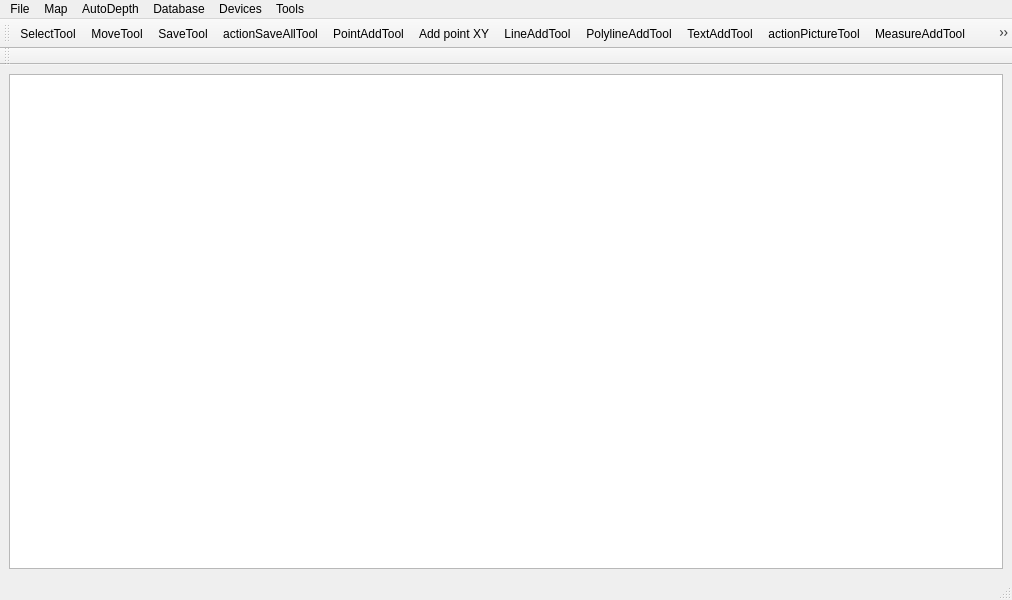
<?xml version="1.0" encoding="UTF-8"?>
<ui version="4.0">
 <class>MainWindow</class>
 <widget class="QMainWindow" name="MainWindow">
  <property name="geometry">
   <rect>
    <x>0</x>
    <y>0</y>
    <width>1012</width>
    <height>600</height>
   </rect>
  </property>
  <property name="windowTitle">
   <string>Cubator</string>
  </property>
  <property name="windowIcon">
   <iconset resource="../../../resources/Cubator.qrc">
    <normaloff>:/icons/cubator.png</normaloff>:/icons/cubator.png</iconset>
  </property>
  <property name="locale">
   <locale language="English" country="UnitedStates"/>
  </property>
  <widget class="QWidget" name="centralwidget">
   <layout class="QGridLayout" name="gridLayout">
    <item row="0" column="0">
     <widget class="GraphicsView" name="graphicsView">
      <property name="autoFillBackground">
       <bool>false</bool>
      </property>
      <property name="interactive">
       <bool>true</bool>
      </property>
      <property name="renderHints">
       <set>QPainter::Antialiasing|QPainter::HighQualityAntialiasing|QPainter::SmoothPixmapTransform|QPainter::TextAntialiasing</set>
      </property>
      <property name="dragMode">
       <enum>QGraphicsView::ScrollHandDrag</enum>
      </property>
      <property name="cacheMode">
       <set>QGraphicsView::CacheBackground</set>
      </property>
      <property name="viewportUpdateMode">
       <enum>QGraphicsView::BoundingRectViewportUpdate</enum>
      </property>
     </widget>
    </item>
   </layout>
  </widget>
  <widget class="QMenuBar" name="menubar">
   <property name="geometry">
    <rect>
     <x>0</x>
     <y>0</y>
     <width>1012</width>
     <height>21</height>
    </rect>
   </property>
   <widget class="QMenu" name="menuMap">
    <property name="title">
     <string>Map</string>
    </property>
    <widget class="QMenu" name="menuMapLayers">
     <property name="title">
      <string>Layers</string>
     </property>
     <addaction name="actionMapLayerAdd"/>
     <addaction name="actionMapLayerRemove"/>
     <addaction name="actionMapLayerVisibility"/>
     <addaction name="actionMapLayerElevation"/>
     <addaction name="actionMapLayerOpacity"/>
     <addaction name="actionMapLayerEditable"/>
     <addaction name="actionSelectDefaultLayer"/>
    </widget>
    <widget class="QMenu" name="menuMapIconsDefinitions">
     <property name="title">
      <string>Definitions of icons</string>
     </property>
     <addaction name="actionMapInsertIconDefinition"/>
     <addaction name="actionMapRemoveIconDefinition"/>
    </widget>
    <widget class="QMenu" name="menuMapMeshes">
     <property name="title">
      <string>Meshes</string>
     </property>
     <addaction name="actionMapInsertMesh"/>
     <addaction name="actionMapRemoveMesh"/>
    </widget>
    <addaction name="actionMapNew"/>
    <addaction name="actionMapAdd"/>
    <addaction name="actionMapRemove"/>
    <addaction name="actionMapSave"/>
    <addaction name="actionMapSaveAs"/>
    <addaction name="actionMapSaveAll"/>
    <addaction name="actionMapVisibility"/>
    <addaction name="menuMapLayers"/>
    <addaction name="menuMapIconsDefinitions"/>
    <addaction name="menuMapMeshes"/>
    <addaction name="actionMapCenteringGps"/>
   </widget>
   <widget class="QMenu" name="menuDatabase">
    <property name="title">
     <string>Database</string>
    </property>
    <addaction name="actionDbEditTables"/>
    <addaction name="actionDbShowTable"/>
    <addaction name="actionDbAddFileXYZ"/>
    <addaction name="actionDbConvertToNgf"/>
   </widget>
   <widget class="QMenu" name="menuDevices">
    <property name="title">
     <string>Devices</string>
    </property>
    <addaction name="actionDevicesEnableGps"/>
    <addaction name="actionDevicesEnableSounder"/>
   </widget>
   <widget class="QMenu" name="menuTools">
    <property name="title">
     <string>Tools</string>
    </property>
    <addaction name="actionToolsSettings"/>
    <addaction name="actionConvertMapFile"/>
   </widget>
   <widget class="QMenu" name="menuFiles">
    <property name="title">
     <string>File</string>
    </property>
    <addaction name="actionFileExit"/>
   </widget>
   <widget class="QMenu" name="menuShape">
    <property name="title">
     <string>AutoDepth</string>
    </property>
    <addaction name="actionSelect_shape"/>
    <addaction name="actionEnable"/>
   </widget>
   <addaction name="menuFiles"/>
   <addaction name="menuMap"/>
   <addaction name="menuShape"/>
   <addaction name="menuDatabase"/>
   <addaction name="menuDevices"/>
   <addaction name="menuTools"/>
  </widget>
  <widget class="QStatusBar" name="statusbar"/>
  <widget class="QToolBar" name="toolBar">
   <property name="windowTitle">
    <string>toolBar</string>
   </property>
   <property name="iconSize">
    <size>
     <width>24</width>
     <height>24</height>
    </size>
   </property>
   <attribute name="toolBarArea">
    <enum>TopToolBarArea</enum>
   </attribute>
   <attribute name="toolBarBreak">
    <bool>false</bool>
   </attribute>
   <addaction name="actionSelectTool"/>
   <addaction name="actionMoveTool"/>
   <addaction name="actionSaveTool"/>
   <addaction name="actionSaveAllTool"/>
   <addaction name="actionPointAddTool"/>
   <addaction name="actionPointXyAddTool"/>
   <addaction name="actionLineAddTool"/>
   <addaction name="actionPolylineAddTool"/>
   <addaction name="actionTextAddTool"/>
   <addaction name="actionPictureTool"/>
   <addaction name="actionMeasureAddTool"/>
   <addaction name="actionFillTool"/>
   <addaction name="actionColorSelectTool"/>
   <addaction name="actionLineWidthTool"/>
   <addaction name="actionFontTool"/>
   <addaction name="actionSettings"/>
   <addaction name="separator"/>
   <addaction name="actionIconAddTool"/>
   <addaction name="actionIconXYAddTool"/>
   <addaction name="separator"/>
   <addaction name="actionRecordTool"/>
   <addaction name="actionMeshTool"/>
   <addaction name="actionVolumeTool"/>
   <addaction name="actionPointXyzDbAddTool"/>
   <addaction name="separator"/>
   <addaction name="actionPrintInPng"/>
   <addaction name="separator"/>
   <addaction name="actionZoomIn"/>
   <addaction name="actionZoomOut"/>
  </widget>
  <widget class="QToolBar" name="toolBarCb">
   <property name="windowTitle">
    <string>toolBar_2</string>
   </property>
   <attribute name="toolBarArea">
    <enum>TopToolBarArea</enum>
   </attribute>
   <attribute name="toolBarBreak">
    <bool>true</bool>
   </attribute>
  </widget>
  <action name="actionViewCenterGps">
   <property name="checkable">
    <bool>true</bool>
   </property>
   <property name="text">
    <string>CenteringGPS</string>
   </property>
   <property name="toolTip">
    <string>Centering map with GPS position.</string>
   </property>
  </action>
  <action name="actionDbEditTables">
   <property name="text">
    <string>Edit tables</string>
   </property>
   <property name="toolTip">
    <string>Edit tables.</string>
   </property>
  </action>
  <action name="actionDbShowTable">
   <property name="text">
    <string>Show table</string>
   </property>
   <property name="toolTip">
    <string>Edit tables contents.</string>
   </property>
  </action>
  <action name="actionDevicesEnableSimulationGps">
   <property name="checkable">
    <bool>true</bool>
   </property>
   <property name="text">
    <string>SimulateGps</string>
   </property>
   <property name="toolTip">
    <string>Simulate gps</string>
   </property>
  </action>
  <action name="actionDevicesEnableGps">
   <property name="checkable">
    <bool>true</bool>
   </property>
   <property name="text">
    <string>EnableGps</string>
   </property>
   <property name="toolTip">
    <string>Enable gps.</string>
   </property>
  </action>
  <action name="actionDevicesEnableSounder">
   <property name="checkable">
    <bool>true</bool>
   </property>
   <property name="text">
    <string>EnableSounder</string>
   </property>
  </action>
  <action name="actionToolsSettings">
   <property name="text">
    <string>Settings</string>
   </property>
   <property name="toolTip">
    <string>Settings.</string>
   </property>
  </action>
  <action name="actionSelectTool">
   <property name="icon">
    <iconset resource="../../../resources/Cubator.qrc">
     <normaloff>:/icons/select.png</normaloff>:/icons/select.png</iconset>
   </property>
   <property name="text">
    <string>SelectTool</string>
   </property>
  </action>
  <action name="actionMoveTool">
   <property name="icon">
    <iconset resource="../../../resources/Cubator.qrc">
     <normaloff>:/icons/move.png</normaloff>:/icons/move.png</iconset>
   </property>
   <property name="text">
    <string>MoveTool</string>
   </property>
  </action>
  <action name="actionSaveTool">
   <property name="icon">
    <iconset resource="../../../resources/Cubator.qrc">
     <normaloff>:/icons/save.png</normaloff>:/icons/save.png</iconset>
   </property>
   <property name="text">
    <string>SaveTool</string>
   </property>
  </action>
  <action name="actionPointAddTool">
   <property name="icon">
    <iconset resource="../../../resources/Cubator.qrc">
     <normaloff>:/icons/point.png</normaloff>:/icons/point.png</iconset>
   </property>
   <property name="text">
    <string>PointAddTool</string>
   </property>
  </action>
  <action name="actionLineAddTool">
   <property name="icon">
    <iconset resource="../../../resources/Cubator.qrc">
     <normaloff>:/icons/line.png</normaloff>:/icons/line.png</iconset>
   </property>
   <property name="text">
    <string>LineAddTool</string>
   </property>
  </action>
  <action name="actionPolylineAddTool">
   <property name="icon">
    <iconset resource="../../../resources/Cubator.qrc">
     <normaloff>:/icons/polyline.png</normaloff>:/icons/polyline.png</iconset>
   </property>
   <property name="text">
    <string>PolylineAddTool</string>
   </property>
  </action>
  <action name="actionTextAddTool">
   <property name="icon">
    <iconset resource="../../../resources/Cubator.qrc">
     <normaloff>:/icons/text.png</normaloff>:/icons/text.png</iconset>
   </property>
   <property name="text">
    <string>TextAddTool</string>
   </property>
  </action>
  <action name="actionFillTool">
   <property name="icon">
    <iconset resource="../../../resources/Cubator.qrc">
     <normaloff>:/icons/paint.png</normaloff>:/icons/paint.png</iconset>
   </property>
   <property name="text">
    <string>FillTool</string>
   </property>
  </action>
  <action name="actionColorSelectTool">
   <property name="icon">
    <iconset resource="../../../resources/Cubator.qrc">
     <normaloff>:/icons/color.png</normaloff>:/icons/color.png</iconset>
   </property>
   <property name="text">
    <string>ColorSelectTool</string>
   </property>
  </action>
  <action name="actionLineWidthTool">
   <property name="icon">
    <iconset resource="../../../resources/Cubator.qrc">
     <normaloff>:/icons/pen_width.png</normaloff>:/icons/pen_width.png</iconset>
   </property>
   <property name="text">
    <string>LineWidthTool</string>
   </property>
  </action>
  <action name="actionFontTool">
   <property name="icon">
    <iconset resource="../../../resources/Cubator.qrc">
     <normaloff>:/icons/fonts.png</normaloff>:/icons/fonts.png</iconset>
   </property>
   <property name="text">
    <string>FontTool</string>
   </property>
  </action>
  <action name="actionSettings">
   <property name="icon">
    <iconset resource="../../../resources/Cubator.qrc">
     <normaloff>:/icons/settings.png</normaloff>:/icons/settings.png</iconset>
   </property>
   <property name="text">
    <string>SettingsTool</string>
   </property>
  </action>
  <action name="actionIconAddTool">
   <property name="icon">
    <iconset resource="../../../resources/Cubator.qrc">
     <normaloff>:/icons/icon.png</normaloff>:/icons/icon.png</iconset>
   </property>
   <property name="text">
    <string>IconAddTool</string>
   </property>
  </action>
  <action name="actionIconXYAddTool">
   <property name="icon">
    <iconset resource="../../../resources/Cubator.qrc">
     <normaloff>:/icons/iconXY.png</normaloff>:/icons/iconXY.png</iconset>
   </property>
   <property name="text">
    <string>IconXYAddTool</string>
   </property>
  </action>
  <action name="actionRecordTool">
   <property name="checkable">
    <bool>true</bool>
   </property>
   <property name="icon">
    <iconset resource="../../../resources/Cubator.qrc">
     <normaloff>:/icons/recordDisabled.png</normaloff>
     <normalon>:/icons/recordEnabled.png</normalon>:/icons/recordDisabled.png</iconset>
   </property>
   <property name="text">
    <string>RecordTool</string>
   </property>
  </action>
  <action name="actionMeshTool">
   <property name="icon">
    <iconset resource="../../../resources/Cubator.qrc">
     <normaloff>:/icons/mesh.png</normaloff>:/icons/mesh.png</iconset>
   </property>
   <property name="text">
    <string>MeshTool</string>
   </property>
  </action>
  <action name="actionVolumeTool">
   <property name="icon">
    <iconset resource="../../../resources/Cubator.qrc">
     <normaloff>:/icons/volume.png</normaloff>:/icons/volume.png</iconset>
   </property>
   <property name="text">
    <string>VolumeTool</string>
   </property>
  </action>
  <action name="actionFileExit">
   <property name="text">
    <string>Exit</string>
   </property>
  </action>
  <action name="actionSaveAllTool">
   <property name="icon">
    <iconset resource="../../../resources/Cubator.qrc">
     <normaloff>:/icons/saveAll.png</normaloff>:/icons/saveAll.png</iconset>
   </property>
   <property name="text">
    <string>actionSaveAllTool</string>
   </property>
  </action>
  <action name="actionDevicesEnableSimulationSounder">
   <property name="checkable">
    <bool>true</bool>
   </property>
   <property name="text">
    <string>Simulate Sounder</string>
   </property>
  </action>
  <action name="actionSelect_shape">
   <property name="text">
    <string>Select Table</string>
   </property>
  </action>
  <action name="actionEnable">
   <property name="checkable">
    <bool>true</bool>
   </property>
   <property name="text">
    <string>Enable</string>
   </property>
  </action>
  <action name="actionMapAdd">
   <property name="text">
    <string>Add file</string>
   </property>
  </action>
  <action name="actionMapNew">
   <property name="text">
    <string>New file</string>
   </property>
  </action>
  <action name="actionMapSave">
   <property name="text">
    <string>Save map</string>
   </property>
  </action>
  <action name="actionMapSaveAll">
   <property name="text">
    <string>Save all files</string>
   </property>
  </action>
  <action name="actionMapRemove">
   <property name="text">
    <string>Remove file</string>
   </property>
  </action>
  <action name="actionMapSaveAs">
   <property name="text">
    <string>Save map as</string>
   </property>
  </action>
  <action name="actionMapVisibility">
   <property name="text">
    <string>Select maps visible</string>
   </property>
  </action>
  <action name="actionDbAddFileXYZ">
   <property name="text">
    <string>Add File XYZ</string>
   </property>
  </action>
  <action name="actionConvertMapFile">
   <property name="text">
    <string>Convert map file</string>
   </property>
  </action>
  <action name="actionMapLayerAdd">
   <property name="text">
    <string>Add layer</string>
   </property>
  </action>
  <action name="actionMapLayerRemove">
   <property name="text">
    <string>Remove layer</string>
   </property>
  </action>
  <action name="actionMapLayerVisibility">
   <property name="text">
    <string>Visibility</string>
   </property>
  </action>
  <action name="actionMapLayerElevation">
   <property name="text">
    <string>Elevation</string>
   </property>
  </action>
  <action name="actionMapLayerOpacity">
   <property name="text">
    <string>Opacity</string>
   </property>
  </action>
  <action name="actionMapLayerEditable">
   <property name="text">
    <string>Editable</string>
   </property>
  </action>
  <action name="actionMapInsertIconDefinition">
   <property name="text">
    <string>Insert definition</string>
   </property>
  </action>
  <action name="actionMapRemoveIconDefinition">
   <property name="text">
    <string>Remove definition</string>
   </property>
  </action>
  <action name="actionMapInsertMesh">
   <property name="text">
    <string>Insert mesh</string>
   </property>
  </action>
  <action name="actionMapRemoveMesh">
   <property name="text">
    <string>Remove mesh</string>
   </property>
  </action>
  <action name="actionMapCenteringGps">
   <property name="checkable">
    <bool>true</bool>
   </property>
   <property name="text">
    <string>Centering Gps</string>
   </property>
  </action>
  <action name="actionMapInsertBoatDefinition">
   <property name="text">
    <string>Insert definition</string>
   </property>
  </action>
  <action name="actionMapRemoveBoatDefinition">
   <property name="text">
    <string>Remove definition</string>
   </property>
  </action>
  <action name="actionMeasureAddTool">
   <property name="icon">
    <iconset resource="../../../resources/Cubator.qrc">
     <normaloff>:/icons/measure.png</normaloff>:/icons/measure.png</iconset>
   </property>
   <property name="text">
    <string>MeasureAddTool</string>
   </property>
   <property name="toolTip">
    <string>Add measure</string>
   </property>
  </action>
  <action name="actionDbConvertToNgf">
   <property name="text">
    <string>Convert to NGF</string>
   </property>
  </action>
  <action name="actionPointXyzDbAddTool">
   <property name="icon">
    <iconset resource="../../../resources/Cubator.qrc">
     <normaloff>:/icons/pointXYZDb.png</normaloff>:/icons/pointXYZDb.png</iconset>
   </property>
   <property name="text">
    <string>Add point XYZ</string>
   </property>
  </action>
  <action name="actionPointXyAddTool">
   <property name="icon">
    <iconset resource="../../../resources/Cubator.qrc">
     <normaloff>:/icons/pointXYZ.png</normaloff>:/icons/pointXYZ.png</iconset>
   </property>
   <property name="text">
    <string>Add point XY</string>
   </property>
   <property name="toolTip">
    <string>Add point XY</string>
   </property>
  </action>
  <action name="actionPrintInPng">
   <property name="icon">
    <iconset resource="../../../resources/Cubator.qrc">
     <normaloff>:/icons/png.png</normaloff>:/icons/png.png</iconset>
   </property>
   <property name="text">
    <string>Print in a picture (PNG)</string>
   </property>
   <property name="toolTip">
    <string>Print in a picture (PNG)</string>
   </property>
  </action>
  <action name="actionMapInsertPicture">
   <property name="text">
    <string>Insert picture</string>
   </property>
  </action>
  <action name="actionMapRemovePicture">
   <property name="text">
    <string>Remove picture</string>
   </property>
  </action>
  <action name="actionPictureTool">
   <property name="icon">
    <iconset resource="../../../resources/Cubator.qrc">
     <normaloff>:/icons/picture.png</normaloff>:/icons/picture.png</iconset>
   </property>
   <property name="text">
    <string>actionPictureTool</string>
   </property>
   <property name="toolTip">
    <string>Add a picture</string>
   </property>
  </action>
  <action name="actionZoomIn">
   <property name="icon">
    <iconset resource="../../../resources/Cubator.qrc">
     <normaloff>:/icons/zoomIn.png</normaloff>:/icons/zoomIn.png</iconset>
   </property>
   <property name="text">
    <string>Zoom In</string>
   </property>
   <property name="toolTip">
    <string>Zoom in</string>
   </property>
   <property name="shortcut">
    <string>+</string>
   </property>
  </action>
  <action name="actionZoomOut">
   <property name="icon">
    <iconset resource="../../../resources/Cubator.qrc">
     <normaloff>:/icons/zoomOut.png</normaloff>:/icons/zoomOut.png</iconset>
   </property>
   <property name="text">
    <string>Zoom Out</string>
   </property>
   <property name="toolTip">
    <string>Zoom out</string>
   </property>
   <property name="shortcut">
    <string>-</string>
   </property>
  </action>
  <action name="actionSelectDefaultLayer">
   <property name="text">
    <string>Select default layer</string>
   </property>
  </action>
 </widget>
 <customwidgets>
  <customwidget>
   <class>GraphicsView</class>
   <extends>QGraphicsView</extends>
   <header>GraphicsView.h</header>
  </customwidget>
 </customwidgets>
 <resources>
  <include location="../../../resources/Cubator.qrc"/>
 </resources>
 <connections>
  <connection>
   <sender>menubar</sender>
   <signal>triggered(QAction*)</signal>
   <receiver>MainWindow</receiver>
   <slot>triggerMenu(QAction*)</slot>
   <hints>
    <hint type="sourcelabel">
     <x>505</x>
     <y>10</y>
    </hint>
    <hint type="destinationlabel">
     <x>505</x>
     <y>299</y>
    </hint>
   </hints>
  </connection>
  <connection>
   <sender>toolBar</sender>
   <signal>actionTriggered(QAction*)</signal>
   <receiver>MainWindow</receiver>
   <slot>triggerTool(QAction*)</slot>
   <hints>
    <hint type="sourcelabel">
     <x>505</x>
     <y>37</y>
    </hint>
    <hint type="destinationlabel">
     <x>505</x>
     <y>299</y>
    </hint>
   </hints>
  </connection>
 </connections>
 <slots>
  <slot>triggerTool(QAction*)</slot>
  <slot>triggerMenu(QAction*)</slot>
 </slots>
</ui>
